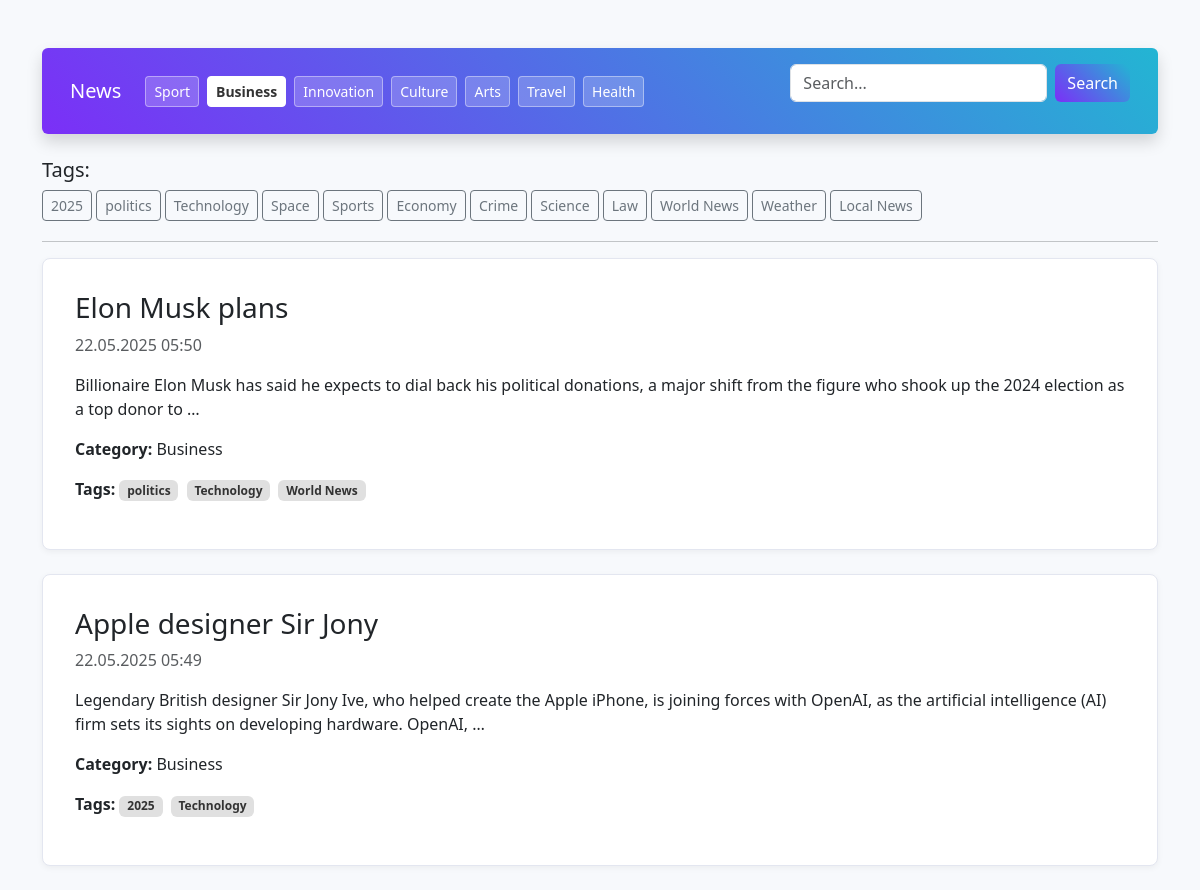
The page /api/user/html/?category=2 on the database its author committed.
### admin_api/models.py (models this page shows, shortened)
class Category(models.Model):
    name = models.CharField(max_length=50, unique=True)
    slug = models.SlugField(unique=True)

class Tag(models.Model):
    name = models.CharField(max_length=50, unique=True)
    slug = models.SlugField(unique=True)

class News(models.Model):
    title = models.CharField(max_length=25)
    content = models.TextField()
    slug = models.SlugField(unique=True, blank=True)
    author = models.ForeignKey(User,on_delete=models.PROTECT,related_name='news')
    created_at=models.DateTimeField(auto_now_add=True)
    updated_at=models.DateTimeField(auto_now=True)
    tags = models.ManyToManyField(Tag, related_name='news')
    category = models.ForeignKey(Category, on_delete=models.PROTECT, related_name='news')
    is_published =models.BooleanField(default=False)

### user_api/views.py (the view)
# urls.py: path('html/', news_list_view, name='news-html'),
def news_list_view(request):
    search_query = request.GET.get('search')
    category_id = request.GET.get('category')
    tag_id = request.GET.get('tag')
    news_list = News.objects.filter(is_published=True).order_by('-created_at')
    if search_query:
        news_list = news_list.filter(
            Q(title__icontains=search_query) |
            Q(content__icontains=search_query)
        )
    if category_id:
        news_list = news_list.filter(category_id=category_id)
    if tag_id:
        news_list = news_list.filter(tags__id=tag_id)
    categories = Category.objects.all()
    tags = Tag.objects.all()
    return render(request, 'user_api/news_list.html', {
        'news_list': news_list,
        'categories': categories,
        'tags': tags,
        'active_category_id': int(category_id) if category_id else None,
        'active_tag_id': int(tag_id) if tag_id else None,
        'search_query': search_query or ''
    })

### user_api/templates/user_api/news_list.html (shortened to what this page needs)
﻿{% load static %}
<!DOCTYPE html>
<html lang="ru">
<head>
    <link href="https://cdn.jsdelivr.net/npm/bootstrap@5.3.3/dist/css/bootstrap.min.css" rel="stylesheet">
</head>
<body class="container mt-4">
    <nav class="navbar navbar-expand-lg navbar-custom mb-4 rounded shadow p-3">
        <div class="container-fluid d-flex flex-column flex-md-row align-items-md-center justify-content-between">
            <div class="d-flex align-items-center mb-2 mb-md-0">
                <a class="navbar-brand me-4" href="{% url 'news-html' %}">News</a>
                <div class="d-flex flex-wrap gap-2">
                    {% for cat in categories %}
                    <a href="?category={{ cat.id }}"
                       class="btn btn-sm btn-category {% if cat.id == active_category_id %}active{% endif %}">
                        {{ cat.name }}
                    </a>
                    {% endfor %}
                </div>
            </div>
            <form class="d-flex" method="get" action="{% url 'news-html' %}">
                <input class="form-control me-2" type="search" name="search" value="{{ search_query }}" placeholder="Search...">
                <button class="btn btn-gradient" type="submit">Search</button>
            </form>
        </div>
    </nav>
    <div class="mb-3">
        <h5>Tags:</h5>
        {% for tag in tags %}
        <a href="?tag={{ tag.id }}" class="btn btn-outline-secondary btn-sm mb-1 {% if tag.id == active_tag_id %}active{% endif %}">
            {{ tag.name }}
        </a>
        {% endfor %}
    </div>
    <hr>
    {% for news in news_list %}
    <div class="card news-card mb-4 p-3">
        <div class="card-body">
            <h3><a href="{% url 'news-detail-html' slug=news.slug %}">{{ news.title }}</a></h3>
            <p class="text-muted">{{ news.created_at|date:"d.m.Y H:i" }}</p>
            <p>{{ news.content|truncatewords:30 }}</p>
            <p><strong>Category:</strong> {{ news.category.name }}</p>
            <p>
                <strong>Tags:</strong>
                {% for tag in news.tags.all %}
                <span class="badge me-1">{{ tag.name }}</span>
                {% empty %} <em>no</em> {% endfor %}
            </p>
        </div>
    </div>
    {% empty %}
    <p>No matches found.</p>
    {% endfor %}
</body>
</html>

### user_api/templates/user_api/news_list.html (style rules this page uses)
body { background-color: #f7f9fc; font-family: 'Segoe UI', sans-serif; }
.navbar-custom { background: linear-gradient(45deg, #7b2ff7, #23b5d3); color: white; }
.navbar-custom .navbar-brand, .navbar-custom .nav-link, .navbar-custom .btn, .navbar-custom a { color: white !important; }
.btn-gradient { background: linear-gradient(45deg, #7b2ff7, #23b5d3); color: white; border: none; }
.btn-category { background-color: rgba(255, 255, 255, 0.2); color: white; border: 1px solid rgba(255, 255, 255, 0.4); transition: background 0.3s ease, color 0.3s ease; }
.btn-category.active { background-color: white !important; color: #333 !important; border-color: white; font-weight: bold; }
.news-card { background-color: #fff; border: 1px solid #e3e6f0; border-radius: 8px; box-shadow: 0 2px 6px rgba(0, 0, 0, 0.05); transition: transform 0.2s ease, box-shadow 0.2s ease; }
.news-card a { color: #212529; text-decoration: none; }
.news-card .badge { background-color: #e0e0e0; color: #333; }

### rows shown on the page
Category: name "Sport"
Category: name "Business"
Category: name "Innovation"
Category: name "Culture"
Category: name "Arts"
Category: name "Travel"
Category: name "Health"
Tag: name "2025"
Tag: name "politics"
Tag: name "Technology"
Tag: name "Space"
Tag: name "Sports"
Tag: name "Economy"
Tag: name "Crime"
Tag: name "Science"
Tag: name "Law"
Tag: name "World News"
Tag: name "Weather"
Tag: name "Local News"
News: title "Elon Musk plans", created_at "22.05.2025 05:50", content "Billionaire Elon Musk has said he expects to dial back his political donations, a major shift from the figure who shook up the 2024 election as a top donor to …", category.name "Business"
News: title "Apple designer Sir Jony", created_at "22.05.2025 05:49", content "Legendary British designer Sir Jony Ive, who helped create the Apple iPhone, is joining forces with OpenAI, as the artificial intelligence (AI) firm sets its sights on developing hardware. OpenAI, …", category.name "Business"
